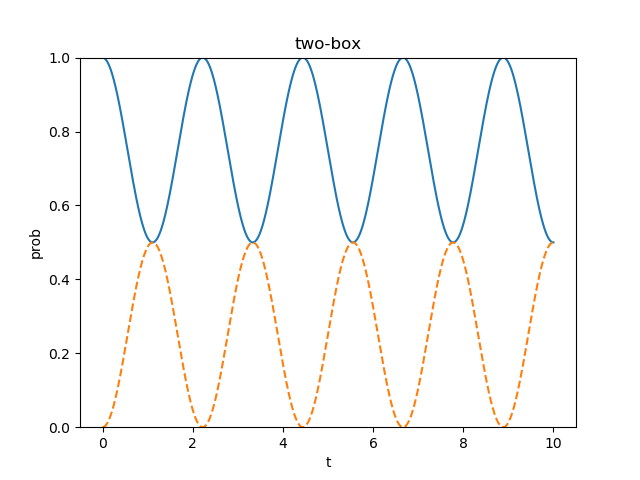

The script that saved this image:
import numpy as np
import math
import matplotlib.pyplot as plt

# --- Parameters ---
PI = 3.14159265358979 # Using the exact PI from the Fortran code
MTIME = 10000 # Total number of time steps for evolution loop

# --- Main Program: TWOROOM ---
def tworoom_program():
    """
    Simulates 2-room quantum mechanics using a 3-step time evolution method.
    This program models the time evolution of a quantum system with two states
    (representing two rooms or sites) under a given Hamiltonian.
    """
    # Define complex imaginary unit
    iu = 0.0 + 1.0j

    # --- I/O File ---
    try:
        # Open the output file for writing. This will overwrite if it exists.
        f_p1061_out = open('p1061.dat', 'w')
    except Exception as e:
        print(f"Error opening p1061.dat: {e}")
        return

    # --- Initial Data Input ---
    print('INPUT PROBABILITY OF RIGHT AND LEFT ROOM')
    try:
        # Read initial probabilities for the two rooms
        pr_initial = float(input("Probability of Right Room (PR): "))
        pl_initial = float(input("Probability of Left Room (PL): "))
    except ValueError:
        print("Invalid input. Please enter numerical values for probabilities.")
        f_p1061_out.close()
        return

    # Initialize wave function array P (complex numbers)
    # P(1) and P(2) in Fortran correspond to P[0] and P[1] in Python
    p_psi = np.zeros(2, dtype=np.complex128)
    
    # Initialize P based on square root of probabilities
    # DSQRT in Fortran is np.sqrt in Python
    p_psi[0] = np.sqrt(pr_initial)
    p_psi[1] = np.sqrt(pl_initial)

    # Initialize Q and R arrays for the 3-step time evolution
    q_psi = np.zeros(2, dtype=np.complex128)
    r_psi = np.zeros(2, dtype=np.complex128)

    # Initialize Hamiltonian arrays HA (diagonal elements) and HB (off-diagonal)
    # HA(1) and HA(2) in Fortran correspond to HA[0] and HA[1] in Python
    ha = np.zeros(2, dtype=np.float64)
    # HB(1) in Fortran corresponds to HB[0] in Python
    hb = np.zeros(1, dtype=np.float64) 

    print('INPUT ENERGY OF RIGHT AND LEFT ROOM')
    try:
        # Read diagonal Hamiltonian elements (energies of each room)
        ha[0] = float(input("Energy of Right Room (HA(1)): "))
        ha[1] = float(input("Energy of Left Room (HA(2)): "))
    except ValueError:
        print("Invalid input. Please enter numerical values for energies.")
        f_p1061_out.close()
        return

    print('INPUT TRANSFER ENERGY A')
    try:
        # Read off-diagonal Hamiltonian element (coupling between rooms)
        hb[0] = float(input("Transfer Energy (HB(1)): "))
    except ValueError:
        print("Invalid input. Please enter a numerical value for transfer energy.")
        f_p1061_out.close()
        return

    # Define time step
    dt = 1e-3

    # --- Normalization of Initial Wave Function ---
    # PA = SQRT( CABS(P(1))**2 + CABS(P(2))**2)
    # CABS in Fortran is np.abs() in Python for complex numbers
    pa_norm_factor = np.sqrt(np.abs(p_psi[0])**2 + np.abs(p_psi[1])**2)
    
    # Normalize P array
    p_psi[0] = p_psi[0] / pa_norm_factor
    p_psi[1] = p_psi[1] / pa_norm_factor

    # --- Second Wave Function (Initialization for the 3-step method) ---
    # This block performs a predictor-corrector like step to get the
    # wave function at t=dt (stored in Q) and a temporary R derivative.

    # R(1)= -IU*DT*( HA(1)*P(1) + HB(1)*P(2))
    r_psi[0] = -iu * dt * (ha[0] * p_psi[0] + hb[0] * p_psi[1])
    # R(2)= -IU*DT*( HB(1)*P(1) + HA(2)*P(2) )
    r_psi[1] = -iu * dt * (hb[0] * p_psi[0] + ha[1] * p_psi[1])
    
    # Q(1)= P(1)+R(1)
    q_psi[0] = p_psi[0] + r_psi[0]
    # Q(2)= P(2)+R(2)
    q_psi[1] = p_psi[1] + r_psi[1]

    # Corrector step for Q
    # Q(1)= Q(1)-0.5*IU*DT*(HA(1)*R(1)+HB(1)*R(2))
    q_psi[0] = q_psi[0] - 0.5 * iu * dt * (ha[0] * r_psi[0] + hb[0] * r_psi[1])
    # Q(2)= Q(2)-0.5*IU*DT*(HB(1)*R(1)+HA(2)*R(2))
    q_psi[1] = q_psi[1] - 0.5 * iu * dt * (hb[0] * r_psi[0] + ha[1] * r_psi[1])

    # At this point:
    # p_psi holds psi(t=0)
    # q_psi holds psi(t=dt)
    # r_psi holds the initial derivative (which will be overwritten in the loop)

    # --- Time Evolution Loop ---
    plot_y = [[] for _ in range(3) ]
    # DO 1000 ITIME=1,MTIME,3
    for itime in range(1, MTIME + 1, 3): # Loop from 1 to MTIME, stepping by 3
        t_val = dt * itime # Current time

        # --- Output ---
        # PR=CABS(Q(1))**2
        # PL=CABS(Q(2))**2
        pr_output = np.abs(q_psi[0])**2 # Probability of right room
        pl_output = np.abs(q_psi[1])**2 # Probability of left room (not explicitly printed in Fortran's format)

        # WRITE(*,100) T, Q(1), PR, -PR
        # WRITE(20,100) T, Q(1), PR, -PR
        # Fortran FORMAT(1H ,10E15.7 ) suggests 10 floating point numbers,
        # but only 4 are provided in the WRITE statement.
        # We'll match the values provided: T, Q(1) real, Q(1) imag, PR, -PR
        # The Fortran code has a typo in the FORMAT, it should likely be 4E15.7 or similar.
        # Assuming 10E15.7 is a general format and it prints 4 values.
        
        # Format for console output
        console_output = (
            f"{t_val:15.7E} {q_psi[0].real:15.7E} {q_psi[0].imag:15.7E} "
            f"{pr_output:15.7E} {pl_output:15.7E}" # error of the fortran program is corrected
        )
        # Format for file output (same as console)
        file_output = console_output

        print(console_output)
        f_p1061_out.write(file_output + "\n")

        plot_y[0].append(t_val)
        plot_y[1].append(pr_output)
        plot_y[2].append(pl_output)

        # --- Time Evolution (3-step method) ---
        # These calculations update P, Q, and R in sequence, using the
        # most recently updated values within the same iteration.
        # This is essentially an in-place update for the three state variables.

        # Step 1: Calculate new R based on current Q and P
        # R(1) = -2*IU*DT*(HA(1)*Q(1)+HB(1)*Q(2))+P(1)
        r_psi[0] = -2 * iu * dt * (ha[0] * q_psi[0] + hb[0] * q_psi[1]) + p_psi[0]
        # R(2) = -2*IU*DT*(HB(1)*Q(1)+HA(2)*Q(2))+P(2)
        r_psi[1] = -2 * iu * dt * (hb[0] * q_psi[0] + ha[1] * q_psi[1]) + p_psi[1]

        # Step 2: Calculate new P based on current R (just calculated) and Q
        # P(1) = -2*IU*DT*(HA(1)*R(1)+HB(1)*R(2))+Q(1)
        p_psi[0] = -2 * iu * dt * (ha[0] * r_psi[0] + hb[0] * r_psi[1]) + q_psi[0]
        # P(2) = -2*IU*DT*(HB(1)*R(1)+HA(2)*R(2))+Q(2)
        p_psi[1] = -2 * iu * dt * (hb[0] * r_psi[0] + ha[1] * r_psi[1]) + q_psi[1]

        # Step 3: Calculate new Q based on current P (just calculated) and R (just calculated)
        # Q(1) = -2*IU*DT*(HA(1)*P(1)+HB(1)*P(2))+R(1)
        q_psi[0] = -2 * iu * dt * (ha[0] * p_psi[0] + hb[0] * p_psi[1]) + r_psi[0]
        # Q(2) = -2*IU*DT*(HB(1)*P(1)+HA(2)*P(2))+R(2)
        q_psi[1] = -2 * iu * dt * (hb[0] * p_psi[0] + ha[1] * p_psi[1]) + r_psi[1]

    # Close the output file
    f_p1061_out.close()

    print("Program finished. Results written to p1061.dat")

    #
    # plot
    #
    plt.gca().clear()
    plt.title('two-box')
    plt.xlabel(r't')
    plt.ylabel(r'prob')
    plt.xscale('linear')
    plt.yscale('linear')
    #plt.xlim([0.1,100])
    plt.ylim([0,1])
    plt.plot(plot_y[0],plot_y[1], linestyle='solid')
    plt.plot(plot_y[0],plot_y[2], linestyle='dashed')
    #plt.plot(plot_y[1],plot_y[5], marker='None', linestyle='dashed')
    plt.show()
    plt.savefig("two-box.png")

# Call the main program function
if __name__ == '__main__':
    tworoom_program()
